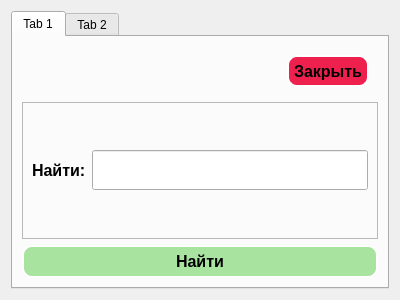
<?xml version="1.0" encoding="UTF-8"?>
<ui version="4.0">
 <class>browserWidget</class>
 <widget class="QWidget" name="browserWidget">
  <property name="geometry">
   <rect>
    <x>0</x>
    <y>0</y>
    <width>400</width>
    <height>300</height>
   </rect>
  </property>
  <property name="windowTitle">
   <string>Form</string>
  </property>
  <layout class="QHBoxLayout" name="horizontalLayout">
   <item>
    <widget class="QTabWidget" name="TW_findReplace">
     <property name="currentIndex">
      <number>0</number>
     </property>
     <widget class="QWidget" name="W_find">
      <attribute name="title">
       <string>Tab 1</string>
      </attribute>
      <layout class="QGridLayout" name="gridLayout">
       <item row="2" column="0">
        <widget class="QPushButton" name="PB_find">
         <property name="cursor">
          <cursorShape>PointingHandCursor</cursorShape>
         </property>
         <property name="styleSheet">
          <string notr="true">border:2px solid white;
padding:  5px;
border-radius: 10px;
background: #A8E4A0;
color: black;
font-size: 16px;
font-weight:bold;</string>
         </property>
         <property name="text">
          <string>Найти</string>
         </property>
        </widget>
       </item>
       <item row="1" column="0">
        <widget class="QFrame" name="F_centerFind">
         <property name="frameShape">
          <enum>QFrame::StyledPanel</enum>
         </property>
         <property name="frameShadow">
          <enum>QFrame::Raised</enum>
         </property>
         <layout class="QHBoxLayout" name="horizontalLayout_2">
          <item>
           <widget class="QLabel" name="L_find">
            <property name="styleSheet">
             <string notr="true">font-size: 16px;
font-weight:bold;</string>
            </property>
            <property name="text">
             <string>Найти:</string>
            </property>
           </widget>
          </item>
          <item>
           <widget class="QLineEdit" name="LE_find">
            <property name="minimumSize">
             <size>
              <width>50</width>
              <height>40</height>
             </size>
            </property>
           </widget>
          </item>
         </layout>
        </widget>
       </item>
       <item row="0" column="0">
        <widget class="QFrame" name="F_topFind">
         <property name="maximumSize">
          <size>
           <width>16777215</width>
           <height>50</height>
          </size>
         </property>
         <property name="styleSheet">
          <string notr="true">border:none;</string>
         </property>
         <property name="frameShape">
          <enum>QFrame::StyledPanel</enum>
         </property>
         <property name="frameShadow">
          <enum>QFrame::Raised</enum>
         </property>
         <layout class="QHBoxLayout" name="horizontalLayout_3">
          <item>
           <spacer name="horizontalSpacer">
            <property name="orientation">
             <enum>Qt::Horizontal</enum>
            </property>
            <property name="sizeHint" stdset="0">
             <size>
              <width>248</width>
              <height>20</height>
             </size>
            </property>
           </spacer>
          </item>
          <item>
           <widget class="QPushButton" name="PB_closedFind">
            <property name="cursor">
             <cursorShape>PointingHandCursor</cursorShape>
            </property>
            <property name="styleSheet">
             <string notr="true">border:2px solid white;
padding:  5px;
border-radius: 10px;
background: #EE204D;
color: black;
font-size: 16px;
font-weight:bold;</string>
            </property>
            <property name="text">
             <string>Закрыть</string>
            </property>
           </widget>
          </item>
         </layout>
        </widget>
       </item>
      </layout>
     </widget>
     <widget class="QWidget" name="W_Replace">
      <attribute name="title">
       <string>Tab 2</string>
      </attribute>
      <layout class="QVBoxLayout" name="verticalLayout">
       <item>
        <widget class="QFrame" name="F_topReplace">
         <property name="maximumSize">
          <size>
           <width>16777215</width>
           <height>50</height>
          </size>
         </property>
         <property name="styleSheet">
          <string notr="true">border:none;</string>
         </property>
         <property name="frameShape">
          <enum>QFrame::StyledPanel</enum>
         </property>
         <property name="frameShadow">
          <enum>QFrame::Raised</enum>
         </property>
         <layout class="QHBoxLayout" name="horizontalLayout_5">
          <item>
           <spacer name="horizontalSpacer_2">
            <property name="orientation">
             <enum>Qt::Horizontal</enum>
            </property>
            <property name="sizeHint" stdset="0">
             <size>
              <width>248</width>
              <height>20</height>
             </size>
            </property>
           </spacer>
          </item>
          <item>
           <widget class="QPushButton" name="PB_closedReplace">
            <property name="cursor">
             <cursorShape>PointingHandCursor</cursorShape>
            </property>
            <property name="styleSheet">
             <string notr="true">border:2px solid white;
padding:  5px;
border-radius: 10px;
background: #EE204D;
color: black;
font-size: 16px;
font-weight:bold;</string>
            </property>
            <property name="text">
             <string>Закрыть</string>
            </property>
           </widget>
          </item>
         </layout>
        </widget>
       </item>
       <item>
        <widget class="QFrame" name="F_centerReplace">
         <property name="frameShape">
          <enum>QFrame::StyledPanel</enum>
         </property>
         <property name="frameShadow">
          <enum>QFrame::Raised</enum>
         </property>
         <layout class="QGridLayout" name="gridLayout_2">
          <item row="1" column="2">
           <widget class="QLineEdit" name="LE_findReplace">
            <property name="minimumSize">
             <size>
              <width>50</width>
              <height>40</height>
             </size>
            </property>
           </widget>
          </item>
          <item row="2" column="0">
           <widget class="QLabel" name="L_replace">
            <property name="styleSheet">
             <string notr="true">font-size: 16px;
font-weight:bold;</string>
            </property>
            <property name="text">
             <string>Заменить: </string>
            </property>
           </widget>
          </item>
          <item row="1" column="0">
           <widget class="QLabel" name="L_findreplace">
            <property name="styleSheet">
             <string notr="true">font-size: 16px;
font-weight:bold;</string>
            </property>
            <property name="text">
             <string>Найти:</string>
            </property>
           </widget>
          </item>
          <item row="2" column="2">
           <widget class="QLineEdit" name="LE_replace">
            <property name="minimumSize">
             <size>
              <width>50</width>
              <height>40</height>
             </size>
            </property>
           </widget>
          </item>
         </layout>
        </widget>
       </item>
       <item>
        <widget class="QPushButton" name="PB_replace">
         <property name="cursor">
          <cursorShape>PointingHandCursor</cursorShape>
         </property>
         <property name="styleSheet">
          <string notr="true">border:2px solid white;
padding:  5px;
border-radius: 10px;
background: #A8E4A0;
color: black;
font-size: 16px;
font-weight:bold;</string>
         </property>
         <property name="text">
          <string>Заменить</string>
         </property>
        </widget>
       </item>
      </layout>
     </widget>
    </widget>
   </item>
  </layout>
 </widget>
 <resources/>
 <connections/>
</ui>
